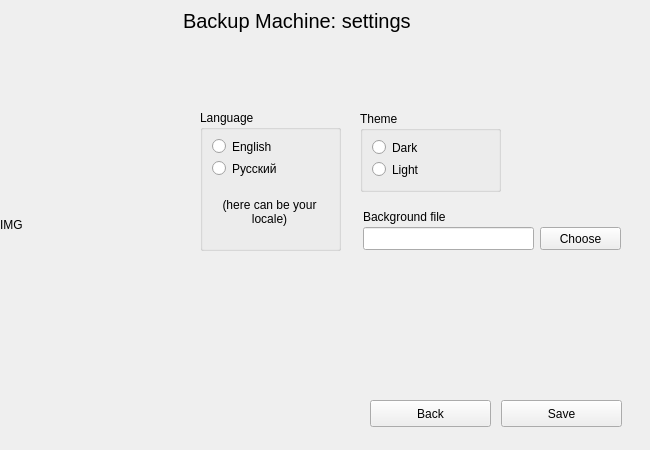
<?xml version="1.0" encoding="UTF-8"?>
<ui version="4.0">
 <class>Form</class>
 <widget class="QWidget" name="Form">
  <property name="geometry">
   <rect>
    <x>0</x>
    <y>0</y>
    <width>650</width>
    <height>450</height>
   </rect>
  </property>
  <property name="minimumSize">
   <size>
    <width>650</width>
    <height>450</height>
   </size>
  </property>
  <property name="maximumSize">
   <size>
    <width>650</width>
    <height>450</height>
   </size>
  </property>
  <property name="windowTitle">
   <string>Backup Machine</string>
  </property>
  <widget class="QLabel" name="bgrObject">
   <property name="geometry">
    <rect>
     <x>0</x>
     <y>0</y>
     <width>170</width>
     <height>450</height>
    </rect>
   </property>
   <property name="text">
    <string>&lt;html&gt;&lt;head/&gt;&lt;body&gt;&lt;p&gt;IMG&lt;/p&gt;&lt;/body&gt;&lt;/html&gt;</string>
   </property>
   <property name="scaledContents">
    <bool>true</bool>
   </property>
  </widget>
  <widget class="QLabel" name="settingsTitleLabel">
   <property name="geometry">
    <rect>
     <x>183</x>
     <y>5</y>
     <width>451</width>
     <height>31</height>
    </rect>
   </property>
   <property name="font">
    <font>
     <pointsize>15</pointsize>
    </font>
   </property>
   <property name="text">
    <string>Backup Machine: settings</string>
   </property>
  </widget>
  <widget class="QGroupBox" name="languageGroupBox">
   <property name="geometry">
    <rect>
     <x>200</x>
     <y>110</y>
     <width>141</width>
     <height>141</height>
    </rect>
   </property>
   <property name="title">
    <string>Language</string>
   </property>
   <widget class="QLabel" name="yourLocaleLabel">
    <property name="geometry">
     <rect>
      <x>9</x>
      <y>81</y>
      <width>121</width>
      <height>41</height>
     </rect>
    </property>
    <property name="text">
     <string>(here can be your locale)</string>
    </property>
    <property name="alignment">
     <set>Qt::AlignCenter</set>
    </property>
    <property name="wordWrap">
     <bool>true</bool>
    </property>
   </widget>
   <widget class="QRadioButton" name="englishLocaleRadioButton">
    <property name="geometry">
     <rect>
      <x>12</x>
      <y>26</y>
      <width>81</width>
      <height>21</height>
     </rect>
    </property>
    <property name="text">
     <string>English</string>
    </property>
   </widget>
   <widget class="QRadioButton" name="russianLocalePushButton">
    <property name="geometry">
     <rect>
      <x>12</x>
      <y>48</y>
      <width>81</width>
      <height>21</height>
     </rect>
    </property>
    <property name="text">
     <string>Русский</string>
    </property>
   </widget>
  </widget>
  <widget class="QPushButton" name="savePushButton">
   <property name="geometry">
    <rect>
     <x>501</x>
     <y>400</y>
     <width>121</width>
     <height>27</height>
    </rect>
   </property>
   <property name="text">
    <string>Save</string>
   </property>
  </widget>
  <widget class="QPushButton" name="choosePushButton">
   <property name="geometry">
    <rect>
     <x>540</x>
     <y>227</y>
     <width>81</width>
     <height>23</height>
    </rect>
   </property>
   <property name="text">
    <string>Choose</string>
   </property>
  </widget>
  <widget class="QLineEdit" name="bgrObjectPathLineEdit">
   <property name="geometry">
    <rect>
     <x>363</x>
     <y>227</y>
     <width>171</width>
     <height>23</height>
    </rect>
   </property>
   <property name="readOnly">
    <bool>true</bool>
   </property>
  </widget>
  <widget class="QLabel" name="bgrObjectLabel">
   <property name="geometry">
    <rect>
     <x>363</x>
     <y>209</y>
     <width>161</width>
     <height>16</height>
    </rect>
   </property>
   <property name="text">
    <string>Background file</string>
   </property>
  </widget>
  <widget class="QGroupBox" name="themeGroupBox">
   <property name="geometry">
    <rect>
     <x>360</x>
     <y>111</y>
     <width>141</width>
     <height>81</height>
    </rect>
   </property>
   <property name="title">
    <string>Theme</string>
   </property>
   <widget class="QRadioButton" name="lightThemeRadioButton">
    <property name="geometry">
     <rect>
      <x>12</x>
      <y>48</y>
      <width>101</width>
      <height>21</height>
     </rect>
    </property>
    <property name="text">
     <string>Light</string>
    </property>
   </widget>
   <widget class="QRadioButton" name="darkThemeRadioButton">
    <property name="geometry">
     <rect>
      <x>12</x>
      <y>26</y>
      <width>101</width>
      <height>21</height>
     </rect>
    </property>
    <property name="text">
     <string>Dark</string>
    </property>
   </widget>
  </widget>
  <widget class="QPushButton" name="backPushButton">
   <property name="geometry">
    <rect>
     <x>370</x>
     <y>400</y>
     <width>121</width>
     <height>27</height>
    </rect>
   </property>
   <property name="text">
    <string>Back</string>
   </property>
  </widget>
 </widget>
 <resources/>
 <connections/>
</ui>
